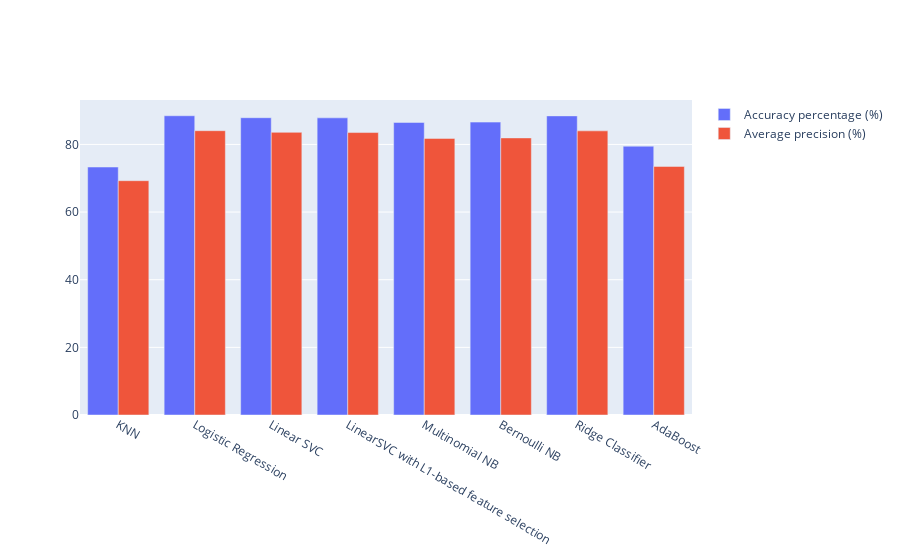

The notebook cell saved with this chart:
### Code cell
'''comparing accuracies of models'''
acc=[]
names = []
avg_ = []
fp_ = []
tp_ = []

for name, accuracy, prec, rec, avg, fp, tp in result:
    acc.append(accuracy*100)
    names.append(name)

    avg_.append(avg*100)
    fp_.append(fp)
    tp_.append(tp)
trace1 = go.Bar(
    x=names,
    y=acc,
    name='Accuracy percentage (%)'
)
trace3 = go.Bar(
    x=names,
    y=avg_,
    name='Average precision (%)'
)
data = [trace1, trace3]
layout = go.Layout(
    barmode='group'
)

fig = go.Figure(data=data, layout=layout)
py.iplot(fig, filename='grouped-bar')

### Figure 1 — Plotly figure (JSON) as saved in the notebook; plotly's stock layout.template omitted (floating-point values rounded to 4 significant figures)
{"data": [{"name": "Accuracy percentage (%)", "type": "bar", "x": ["KNN", "Logistic Regression", "Linear SVC", "LinearSVC with L1-based feature selection", "Multinomial NB", "Bernoulli NB", "Ridge Classifier", "AdaBoost"], "y": [73.32, 88.48, 87.9, 87.86, 86.5, 86.6, 88.44, 79.48]}, {"name": "Average precision (%)", "type": "bar", "x": ["KNN", "Logistic Regression", "Linear SVC", "LinearSVC with L1-based feature selection", "Multinomial NB", "Bernoulli NB", "Ridge Classifier", "AdaBoost"], "y": [69.28, 84.06, 83.57, 83.51, 81.78, 81.93, 84.01, 73.5]}], "layout": {"barmode": "group"}}
